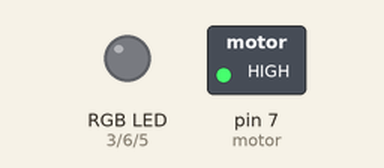
This sketch was run on a simulated Arduino Uno, built with avr-gcc and run on an emulated ATmega328P. Parts: switched loads named in the sketch (green lamp = pin HIGH), an RGB LED mixed from three pins (HIGH = lit). Random numbers use the default seed unless the sketch sets one.

Above: at 0.1 s.
At 15.1 s:
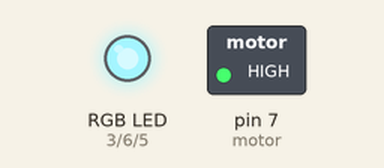
At 18.5 s:
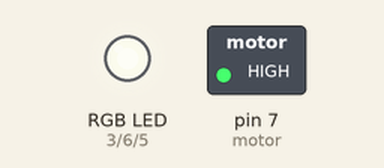
At 26.9 s:
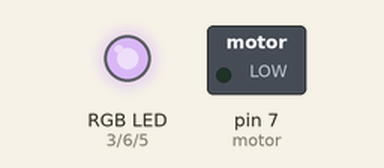
At 29.9 s:
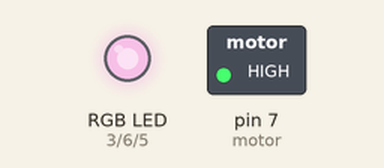
At 49.4 s:
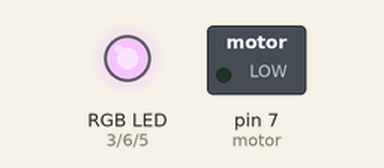
Timing chart, 0 to 53.8 s (numbered marks = the images above):
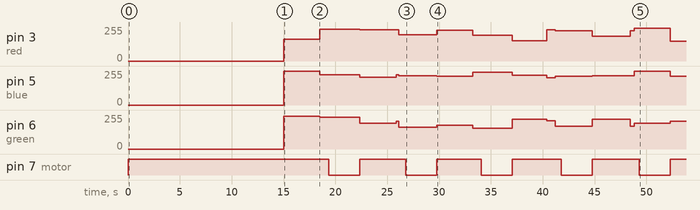

The sketch:

ask.ino
```cpp
/*
variables
motor
red
blue
green
*/

#define red 3
#define blue 5
#define green 6
#define motor 7

int dly,i,j,k,loopcount,state;

void setup ()
{
  pinMode(red,OUTPUT);
  pinMode(green,OUTPUT);
  pinMode(blue,OUTPUT);
  pinMode(motor,OUTPUT);
  randomSeed(analogRead(0));
 // pinMode(13,OUTPUT);
  //pinMode(12,OUTPUT);
  //state=1;
  digitalWrite(motor,HIGH);
  delay(15000);
  state=0;
  //digitalWrite(motor,LOW);
  i=-1;
  loopcount==1;
}


void loop()
{
  ++i;
  //k=255;
  k=random(150,255);
  analogWrite(red,k);
  k=random(150,255);
  analogWrite(green,k);
  k=random(200,255);
  analogWrite(blue,k);
  dly = random(200,1000);
  //dly=1000;
  delay(dly);
  //digitalWrite(red,HIGH);
  //digitalWrite(blue,HIGH);
  //digitalWrite(green,HIGH);
  //delay(1000);
  if(i==loopcount)
  { i=0;
    //digitalWrite(13,HIGH);
    loopcount=random(1,3);
    //loopcount=2;

    if(state==0)
     state=1;
    else
     state=0;
    digitalWrite(motor,state);
    //dly = random(0,3000);
    dly=3000;
    delay(dly);
    digitalWrite(motor,HIGH);
  }
}

//bibth: +918547575649
```

Measured:
- by itself, pin 7 (motor): alternates HIGH for 4.5 s and LOW for 3.0 s
- by itself, pin 5 (blue): 0/255 → 254/255 at 15.0 s, → 227/255 3.5 s later, → 209/255 3.9 s later, → 227/255 3.5 s later, … (14 changes in this stretch)
- by itself, pin 6 (green): 0/255 → 244/255 at 15.0 s, → 240/255 3.5 s later, → 195/255 3.9 s later, → 208/255 3.5 s later, … (14 changes in this stretch)
